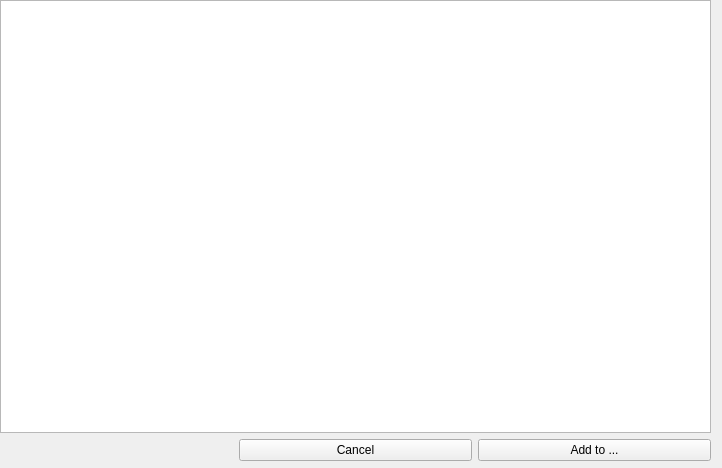
<?xml version="1.0" encoding="UTF-8"?>
<ui version="4.0">
 <class>Form</class>
 <widget class="QWidget" name="Form">
  <property name="geometry">
   <rect>
    <x>0</x>
    <y>0</y>
    <width>722</width>
    <height>468</height>
   </rect>
  </property>
  <property name="windowTitle">
   <string>Form</string>
  </property>
  <widget class="QWidget" name="gridLayoutWidget">
   <property name="geometry">
    <rect>
     <x>0</x>
     <y>0</y>
     <width>711</width>
     <height>461</height>
    </rect>
   </property>
   <layout class="QGridLayout" name="gridLayout">
    <item row="1" column="1">
     <widget class="QPushButton" name="pushButton">
      <property name="text">
       <string>Cancel</string>
      </property>
     </widget>
    </item>
    <item row="1" column="2">
     <widget class="QPushButton" name="pushButton_2">
      <property name="text">
       <string>Add to ...</string>
      </property>
     </widget>
    </item>
    <item row="1" column="0">
     <spacer name="horizontalSpacer">
      <property name="orientation">
       <enum>Qt::Horizontal</enum>
      </property>
      <property name="sizeType">
       <enum>QSizePolicy::Preferred</enum>
      </property>
      <property name="sizeHint" stdset="0">
       <size>
        <width>40</width>
        <height>20</height>
       </size>
      </property>
     </spacer>
    </item>
    <item row="0" column="0" colspan="3">
     <widget class="QListWidget" name="search_list"/>
    </item>
   </layout>
  </widget>
 </widget>
 <resources/>
 <connections/>
</ui>
